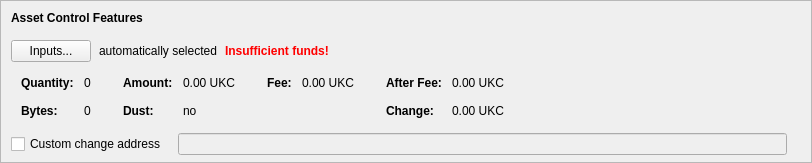
      <widget class="QFrame" name="frameAssetControl">
       <property name="sizePolicy">
        <sizepolicy hsizetype="Expanding" vsizetype="Fixed">
         <horstretch>0</horstretch>
         <verstretch>0</verstretch>
        </sizepolicy>
       </property>
       <property name="maximumSize">
        <size>
         <width>16777215</width>
         <height>16777215</height>
        </size>
       </property>
       <property name="frameShape">
        <enum>QFrame::StyledPanel</enum>
       </property>
       <property name="frameShadow">
        <enum>QFrame::Sunken</enum>
       </property>
       <layout class="QVBoxLayout" name="verticalLayoutAssetControl2">
        <property name="spacing">
         <number>0</number>
        </property>
        <property name="leftMargin">
         <number>0</number>
        </property>
        <property name="topMargin">
         <number>0</number>
        </property>
        <property name="rightMargin">
         <number>0</number>
        </property>
        <property name="bottomMargin">
         <number>6</number>
        </property>
        <item>
         <layout class="QVBoxLayout" name="verticalLayoutAssetControl" stretch="0,0,0,0,1">
          <property name="spacing">
           <number>0</number>
          </property>
          <property name="leftMargin">
           <number>10</number>
          </property>
          <property name="topMargin">
           <number>10</number>
          </property>
          <item>
           <layout class="QHBoxLayout" name="horizontalLayoutAssetControl1">
            <property name="bottomMargin">
             <number>15</number>
            </property>
            <item>
             <widget class="QLabel" name="labelAssetControlFeatures">
              <property name="sizePolicy">
               <sizepolicy hsizetype="Preferred" vsizetype="Maximum">
                <horstretch>0</horstretch>
                <verstretch>0</verstretch>
               </sizepolicy>
              </property>
              <property name="font">
               <font>
                <weight>75</weight>
                <bold>true</bold>
               </font>
              </property>
              <property name="styleSheet">
               <string notr="true">font-weight:bold;</string>
              </property>
              <property name="text">
               <string>Asset Control Features</string>
              </property>
             </widget>
            </item>
           </layout>
          </item>
          <item>
           <layout class="QHBoxLayout" name="horizontalLayoutAssetControl2" stretch="0,0,0,0">
            <property name="spacing">
             <number>8</number>
            </property>
            <property name="bottomMargin">
             <number>10</number>
            </property>
            <item>
             <widget class="QPushButton" name="pushButtonAssetControl">
              <property name="styleSheet">
               <string notr="true"/>
              </property>
              <property name="text">
               <string>Inputs...</string>
              </property>
              <property name="autoDefault">
               <bool>false</bool>
              </property>
             </widget>
            </item>
            <item>
             <widget class="QLabel" name="labelAssetControlAutomaticallySelected">
              <property name="text">
               <string>automatically selected</string>
              </property>
              <property name="margin">
               <number>5</number>
              </property>
             </widget>
            </item>
            <item>
             <widget class="QLabel" name="labelAssetControlInsuffFunds">
              <property name="font">
               <font>
                <weight>75</weight>
                <bold>true</bold>
               </font>
              </property>
              <property name="styleSheet">
               <string notr="true">color:red;font-weight:bold;</string>
              </property>
              <property name="text">
               <string>Insufficient funds!</string>
              </property>
              <property name="margin">
               <number>5</number>
              </property>
             </widget>
            </item>
            <item>
             <spacer name="horizontalSpacerAssetControl">
              <property name="orientation">
               <enum>Qt::Horizontal</enum>
              </property>
              <property name="sizeHint" stdset="0">
               <size>
                <width>40</width>
                <height>1</height>
               </size>
              </property>
             </spacer>
            </item>
           </layout>
          </item>
          <item>
           <widget class="QWidget" name="widgetAssetControl" native="true">
            <property name="sizePolicy">
             <sizepolicy hsizetype="Preferred" vsizetype="Preferred">
              <horstretch>0</horstretch>
              <verstretch>0</verstretch>
             </sizepolicy>
            </property>
            <property name="minimumSize">
             <size>
              <width>0</width>
              <height>0</height>
             </size>
            </property>
            <property name="styleSheet">
             <string notr="true"/>
            </property>
            <layout class="QHBoxLayout" name="horizontalLayoutAssetControl5">
             <property name="leftMargin">
              <number>0</number>
             </property>
             <property name="topMargin">
              <number>0</number>
             </property>
             <property name="rightMargin">
              <number>0</number>
             </property>
             <property name="bottomMargin">
              <number>0</number>
             </property>
             <item>
              <layout class="QHBoxLayout" name="horizontalLayoutAssetControl3" stretch="0,0,0,1">
               <property name="spacing">
                <number>20</number>
               </property>
               <property name="topMargin">
                <number>0</number>
               </property>
               <property name="bottomMargin">
                <number>10</number>
               </property>
               <item>
                <layout class="QFormLayout" name="formLayoutAssetControl1">
                 <property name="horizontalSpacing">
                  <number>10</number>
                 </property>
                 <property name="verticalSpacing">
                  <number>14</number>
                 </property>
                 <property name="leftMargin">
                  <number>10</number>
                 </property>
                 <property name="topMargin">
                  <number>4</number>
                 </property>
                 <property name="rightMargin">
                  <number>6</number>
                 </property>
                 <item row="0" column="0">
                  <widget class="QLabel" name="labelAssetControlQuantityText">
                   <property name="font">
                    <font>
                     <weight>75</weight>
                     <bold>true</bold>
                    </font>
                   </property>
                   <property name="text">
                    <string>Quantity:</string>
                   </property>
                   <property name="margin">
                    <number>0</number>
                   </property>
                  </widget>
                 </item>
                 <item row="0" column="1">
                  <widget class="QLabel" name="labelAssetControlQuantity">
                   <property name="cursor">
                    <cursorShape>IBeamCursor</cursorShape>
                   </property>
                   <property name="contextMenuPolicy">
                    <enum>Qt::ActionsContextMenu</enum>
                   </property>
                   <property name="text">
                    <string notr="true">0</string>
                   </property>
                   <property name="margin">
                    <number>0</number>
                   </property>
                   <property name="textInteractionFlags">
                    <set>Qt::LinksAccessibleByMouse|Qt::TextSelectableByKeyboard|Qt::TextSelectableByMouse</set>
                   </property>
                  </widget>
                 </item>
                 <item row="1" column="0">
                  <widget class="QLabel" name="labelAssetControlBytesText">
                   <property name="font">
                    <font>
                     <weight>75</weight>
                     <bold>true</bold>
                    </font>
                   </property>
                   <property name="text">
                    <string>Bytes:</string>
                   </property>
                  </widget>
                 </item>
                 <item row="1" column="1">
                  <widget class="QLabel" name="labelAssetControlBytes">
                   <property name="cursor">
                    <cursorShape>IBeamCursor</cursorShape>
                   </property>
                   <property name="contextMenuPolicy">
                    <enum>Qt::ActionsContextMenu</enum>
                   </property>
                   <property name="text">
                    <string notr="true">0</string>
                   </property>
                   <property name="textInteractionFlags">
                    <set>Qt::LinksAccessibleByMouse|Qt::TextSelectableByKeyboard|Qt::TextSelectableByMouse</set>
                   </property>
                  </widget>
                 </item>
                </layout>
               </item>
               <item>
                <layout class="QFormLayout" name="formLayoutAssetControl2">
                 <property name="horizontalSpacing">
                  <number>10</number>
                 </property>
                 <property name="verticalSpacing">
                  <number>14</number>
                 </property>
                 <property name="leftMargin">
                  <number>6</number>
                 </property>
                 <property name="topMargin">
                  <number>4</number>
                 </property>
                 <property name="rightMargin">
                  <number>6</number>
                 </property>
                 <item row="0" column="0">
                  <widget class="QLabel" name="labelAssetControlAmountText">
                   <property name="font">
                    <font>
                     <weight>75</weight>
                     <bold>true</bold>
                    </font>
                   </property>
                   <property name="text">
                    <string>Amount:</string>
                   </property>
                   <property name="margin">
                    <number>0</number>
                   </property>
                  </widget>
                 </item>
                 <item row="0" column="1">
                  <widget class="QLabel" name="labelAssetControlAmount">
                   <property name="cursor">
                    <cursorShape>IBeamCursor</cursorShape>
                   </property>
                   <property name="contextMenuPolicy">
                    <enum>Qt::ActionsContextMenu</enum>
                   </property>
                   <property name="text">
                    <string notr="true">0.00 UKC</string>
                   </property>
                   <property name="textInteractionFlags">
                    <set>Qt::LinksAccessibleByMouse|Qt::TextSelectableByKeyboard|Qt::TextSelectableByMouse</set>
                   </property>
                  </widget>
                 </item>
                 <item row="1" column="0">
                  <widget class="QLabel" name="labelAssetControlLowOutputText">
                   <property name="font">
                    <font>
                     <weight>75</weight>
                     <bold>true</bold>
                    </font>
                   </property>
                   <property name="text">
                    <string>Dust:</string>
                   </property>
                  </widget>
                 </item>
                 <item row="1" column="1">
                  <widget class="QLabel" name="labelAssetControlLowOutput">
                   <property name="cursor">
                    <cursorShape>IBeamCursor</cursorShape>
                   </property>
                   <property name="contextMenuPolicy">
                    <enum>Qt::ActionsContextMenu</enum>
                   </property>
                   <property name="text">
                    <string notr="true">no</string>
                   </property>
                   <property name="textInteractionFlags">
                    <set>Qt::LinksAccessibleByMouse|Qt::TextSelectableByKeyboard|Qt::TextSelectableByMouse</set>
                   </property>
                  </widget>
                 </item>
                </layout>
               </item>
               <item>
                <layout class="QFormLayout" name="formLayoutAssetControl3">
                 <property name="horizontalSpacing">
                  <number>10</number>
                 </property>
                 <property name="verticalSpacing">
                  <number>14</number>
                 </property>
                 <property name="leftMargin">
                  <number>6</number>
                 </property>
                 <property name="topMargin">
                  <number>4</number>
                 </property>
                 <property name="rightMargin">
                  <number>6</number>
                 </property>
                 <item row="0" column="0">
                  <widget class="QLabel" name="labelAssetControlFeeText">
                   <property name="font">
                    <font>
                     <weight>75</weight>
                     <bold>true</bold>
                    </font>
                   </property>
                   <property name="text">
                    <string>Fee:</string>
                   </property>
                   <property name="margin">
                    <number>0</number>
                   </property>
                  </widget>
                 </item>
                 <item row="0" column="1">
                  <widget class="QLabel" name="labelAssetControlFee">
                   <property name="cursor">
                    <cursorShape>IBeamCursor</cursorShape>
                   </property>
                   <property name="contextMenuPolicy">
                    <enum>Qt::ActionsContextMenu</enum>
                   </property>
                   <property name="text">
                    <string notr="true">0.00 UKC</string>
                   </property>
                   <property name="textInteractionFlags">
                    <set>Qt::LinksAccessibleByMouse|Qt::TextSelectableByKeyboard|Qt::TextSelectableByMouse</set>
                   </property>
                  </widget>
                 </item>
                </layout>
               </item>
               <item>
                <layout class="QFormLayout" name="formLayoutAssetControl4">
                 <property name="horizontalSpacing">
                  <number>10</number>
                 </property>
                 <property name="verticalSpacing">
                  <number>14</number>
                 </property>
                 <property name="leftMargin">
                  <number>6</number>
                 </property>
                 <property name="topMargin">
                  <number>4</number>
                 </property>
                 <property name="rightMargin">
                  <number>6</number>
                 </property>
                 <item row="0" column="0">
                  <widget class="QLabel" name="labelAssetControlAfterFeeText">
                   <property name="font">
                    <font>
                     <weight>75</weight>
                     <bold>true</bold>
                    </font>
                   </property>
                   <property name="text">
                    <string>After Fee:</string>
                   </property>
                   <property name="margin">
                    <number>0</number>
                   </property>
                  </widget>
                 </item>
                 <item row="0" column="1">
                  <widget class="QLabel" name="labelAssetControlAfterFee">
                   <property name="cursor">
                    <cursorShape>IBeamCursor</cursorShape>
                   </property>
                   <property name="contextMenuPolicy">
                    <enum>Qt::ActionsContextMenu</enum>
                   </property>
                   <property name="text">
                    <string notr="true">0.00 UKC</string>
                   </property>
                   <property name="textInteractionFlags">
                    <set>Qt::LinksAccessibleByMouse|Qt::TextSelectableByKeyboard|Qt::TextSelectableByMouse</set>
                   </property>
                  </widget>
                 </item>
                 <item row="1" column="0">
                  <widget class="QLabel" name="labelAssetControlChangeText">
                   <property name="font">
                    <font>
                     <weight>75</weight>
                     <bold>true</bold>
                    </font>
                   </property>
                   <property name="text">
                    <string>Change:</string>
                   </property>
                  </widget>
                 </item>
                 <item row="1" column="1">
                  <widget class="QLabel" name="labelAssetControlChange">
                   <property name="cursor">
                    <cursorShape>IBeamCursor</cursorShape>
                   </property>
                   <property name="contextMenuPolicy">
                    <enum>Qt::ActionsContextMenu</enum>
                   </property>
                   <property name="text">
                    <string notr="true">0.00 UKC</string>
                   </property>
                   <property name="textInteractionFlags">
                    <set>Qt::LinksAccessibleByMouse|Qt::TextSelectableByKeyboard|Qt::TextSelectableByMouse</set>
                   </property>
                  </widget>
                 </item>
                </layout>
               </item>
              </layout>
             </item>
            </layout>
           </widget>
          </item>
          <item>
           <layout class="QHBoxLayout" name="horizontalLayoutAssetControl4" stretch="0,0,0">
            <property name="spacing">
             <number>12</number>
            </property>
            <property name="sizeConstraint">
             <enum>QLayout::SetDefaultConstraint</enum>
            </property>
            <property name="topMargin">
             <number>5</number>
            </property>
            <property name="rightMargin">
             <number>5</number>
            </property>
            <item>
             <widget class="QCheckBox" name="checkBoxAssetControlChange">
              <property name="toolTip">
               <string>If this is activated, but the change address is empty or invalid, change will be sent to a newly generated address.</string>
              </property>
              <property name="text">
               <string>Custom change address</string>
              </property>
             </widget>
            </item>
            <item>
             <widget class="QValidatedLineEdit" name="lineEditAssetControlChange">
              <property name="enabled">
               <bool>false</bool>
              </property>
              <property name="sizePolicy">
               <sizepolicy hsizetype="Expanding" vsizetype="Fixed">
                <horstretch>0</horstretch>
                <verstretch>0</verstretch>
               </sizepolicy>
              </property>
             </widget>
            </item>
            <item>
             <widget class="QLabel" name="labelAssetControlChangeLabel">
              <property name="sizePolicy">
               <sizepolicy hsizetype="Preferred" vsizetype="Expanding">
                <horstretch>0</horstretch>
                <verstretch>0</verstretch>
               </sizepolicy>
              </property>
              <property name="minimumSize">
               <size>
                <width>0</width>
                <height>0</height>
               </size>
              </property>
              <property name="text">
               <string/>
              </property>
              <property name="margin">
               <number>3</number>
              </property>
             </widget>
            </item>
           </layout>
          </item>
          <item>
           <spacer name="verticalSpacerAssetControl">
            <property name="orientation">
             <enum>Qt::Vertical</enum>
            </property>
            <property name="sizeHint" stdset="0">
             <size>
              <width>800</width>
              <height>1</height>
             </size>
            </property>
           </spacer>
          </item>
         </layout>
        </item>
       </layout>
      </widget>
